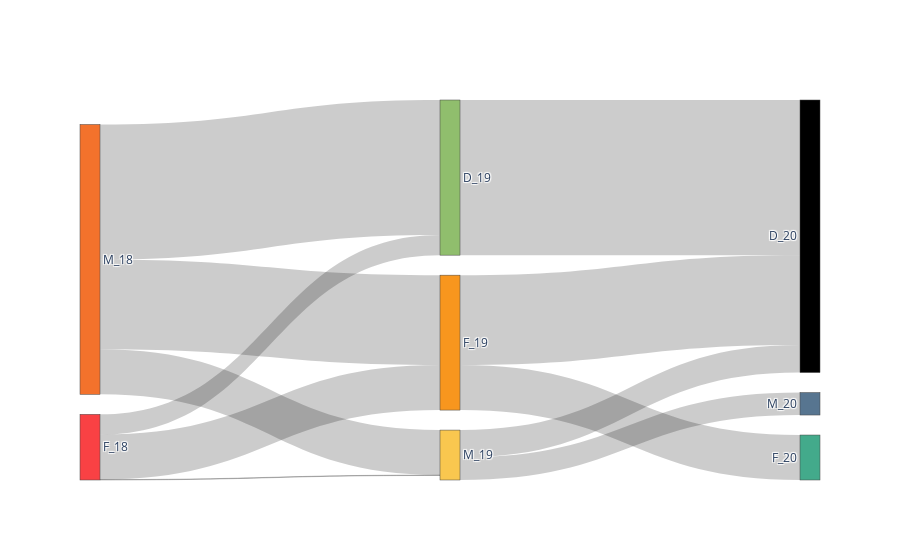

Notebook cell for this chart:
### Code cell
fig = go.Figure(
    data=[go.Sankey(
        node = dict(
            label = node_label,
            color = node_color
        ),
        link = dict(
            source = source_node,
            target = target_node,
            value = values
        ))])
plot(fig,
     image_filename='sankey_plot_2', 
#     image='png', 
     image_width=1000, 
     image_height=600
)
fig.show()

### Figure 1 — Plotly figure (JSON) as saved in the notebook; plotly's stock layout.template omitted (floating-point values rounded to 4 significant figures)
{"data": [{"link": {"source": [0, 0, 0, 1, 1, 1, 2, 2, 2, 3, 3, 3, 4], "target": [2, 3, 4, 2, 3, 4, 5, 6, 7, 5, 6, 7, 7], "value": [1000, 10, 450, 2000, 1000, 3000, 1000, 0, 2000, 0, 500, 610, 3450]}, "node": {"color": ["#F94144", "#F3722C", "#F8961E", "#F9C74F", "#90BE6D", "#43AA8B", "#577590"], "label": ["F_18", "M_18", "F_19", "M_19", "D_19", "F_20", "M_20", "D_20"]}, "type": "sankey"}], "layout": {}}
